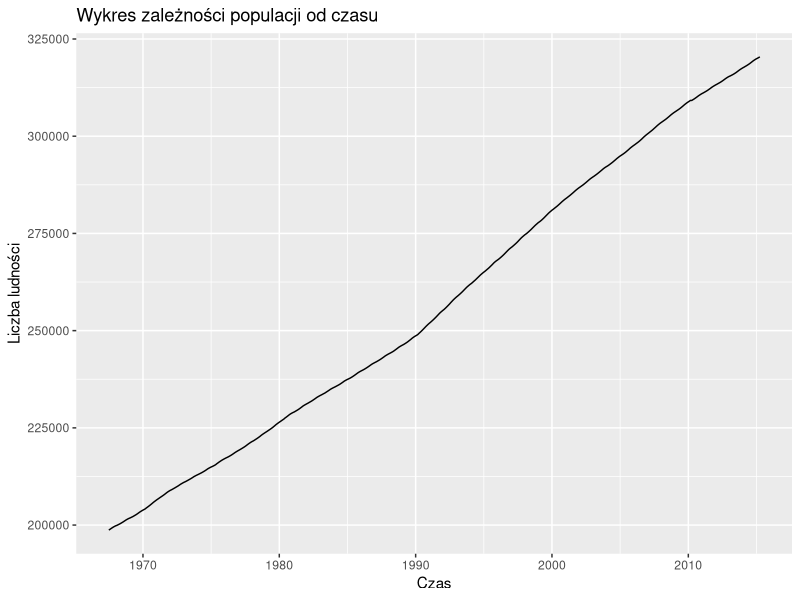
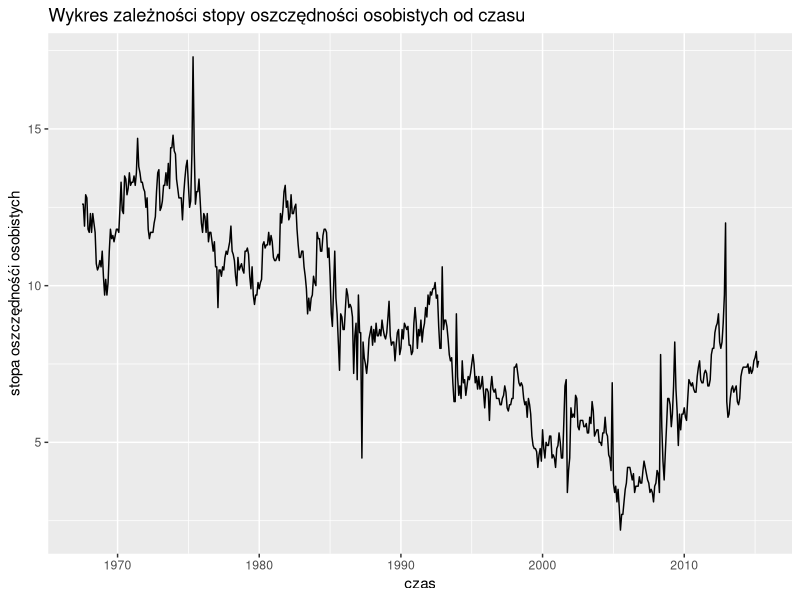
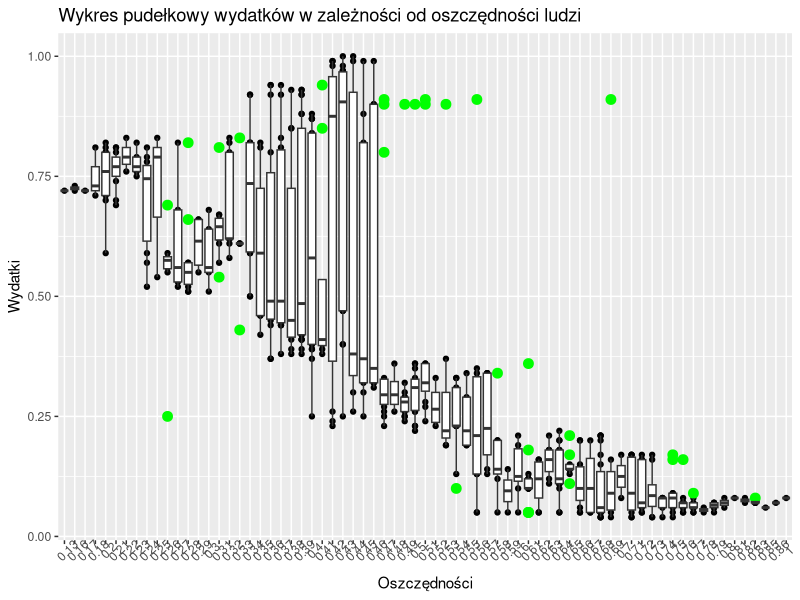
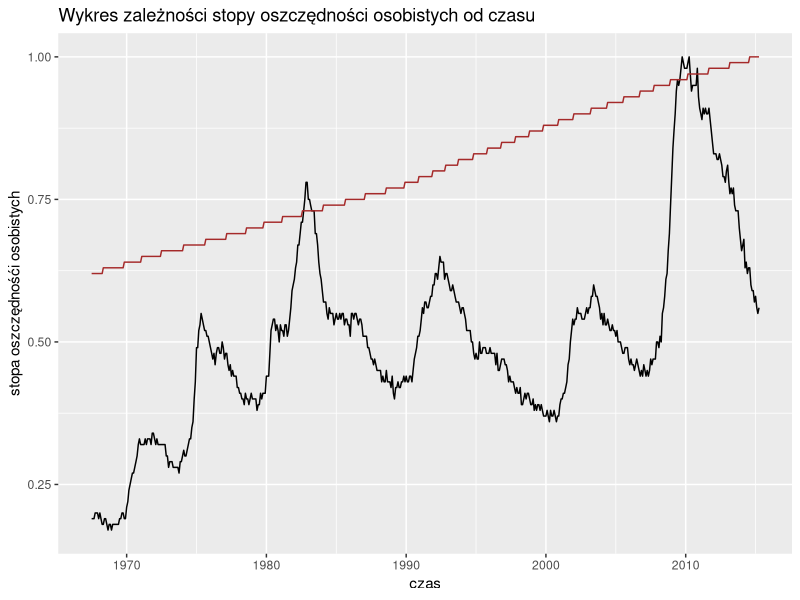
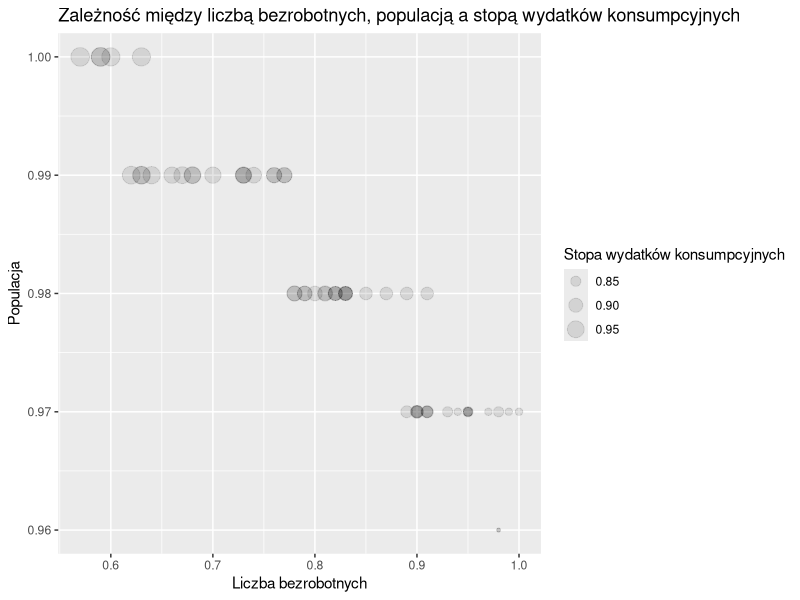

The R source for these figures, in order:
## ---- chunk 1
library(dplyr)

library(ggplot2)
?economics
data <- economics

#Wyswietlam wykres przyrostu populacji w badanych latach
ggplot(economics, aes(x = date)) +
  geom_line(aes(y = pop), color = "black") +
  labs(title = "Wykres zależności populacji od czasu",
       x="Czas",
       y="Liczba ludności")
       
#Teraz porównuję oszczędności ludzi w czasie
ggplot(economics, aes(x = date)) +
  geom_line(aes(y = psavert), color = "black") +
  labs(title = "Wykres zależności stopy oszczędności osobistych od czasu",
       x="czas",
       y="stopa oszczędnośći osobistych")
       
#standaryzacja danych 
#across(everything()) znaczy że zmiana dotyczy wszystkich kolumn,
#scale=max(.) skaluje do największej wartości w kolumnie, gdzie . oznacza aktualną kolumnę
economics2 <-
  mutate(economics,across(c("pce","pop","psavert","uempmed","unemploy"), ~ round(scale(., center = FALSE, scale = max(.)), 2)))

print(economics2)

#Na tym wykresie widać że, w latach gdzie wydatki były najmniejsze ludzie mieli najwięcej oszczędności do wydaje się dosyć logiczne, bo im więcej pieniedzy wydajemy, tym mniej można odłożyć
p <- ggplot(economics2, aes(x = factor(psavert), y = pce)) +
  geom_point() +
  labs(x = "Oszczędności", y = "Wydatki") +
  ggtitle("Wykres pudełkowy wydatków w zależności od oszczędności ludzi")+
    theme(axis.text.x = element_text(angle = 45))

p + geom_boxplot(outlier.colour = "green", outlier.size = 3)


#Wykres pokazujący bezrobotnych (kolor czarny) do całkowitej populacji (brązowy) w czasie.
ggplot(economics2, aes(x = date)) +
  geom_line(aes(y = unemploy), color = "black") +
  geom_line(aes(y = pop), color = "brown") +
  labs(title = "Wykres zależności stopy oszczędności osobistych od czasu",
       x = "czas",
       y = "stopa oszczędnośći osobistych") +
  labs(color = "Legend Title") +
  scale_color_manual(values = c("black", "brown"), labels = c("unemploy", "pop")) 
      
#tworze podzbiór zawierający tylko dane z lat 2010-2014      
babel_data <- subset(economics2, lubridate::year(date) %in% c(2010,2011,2012, 2013, 2014))

#Wykres bąbelkowy pokazujący 
ggplot(babel_data, aes(x = unemploy, y = pop, size = pce)) +
  geom_point(alpha = 0.1) +
  labs(title = "Zależność między liczbą bezrobotnych, populacją a stopą wydatków konsumpcyjnych",
       x = "Liczba bezrobotnych",
       y = "Populacja",
       size = "Stopa wydatków konsumpcyjnych")       
       
       
